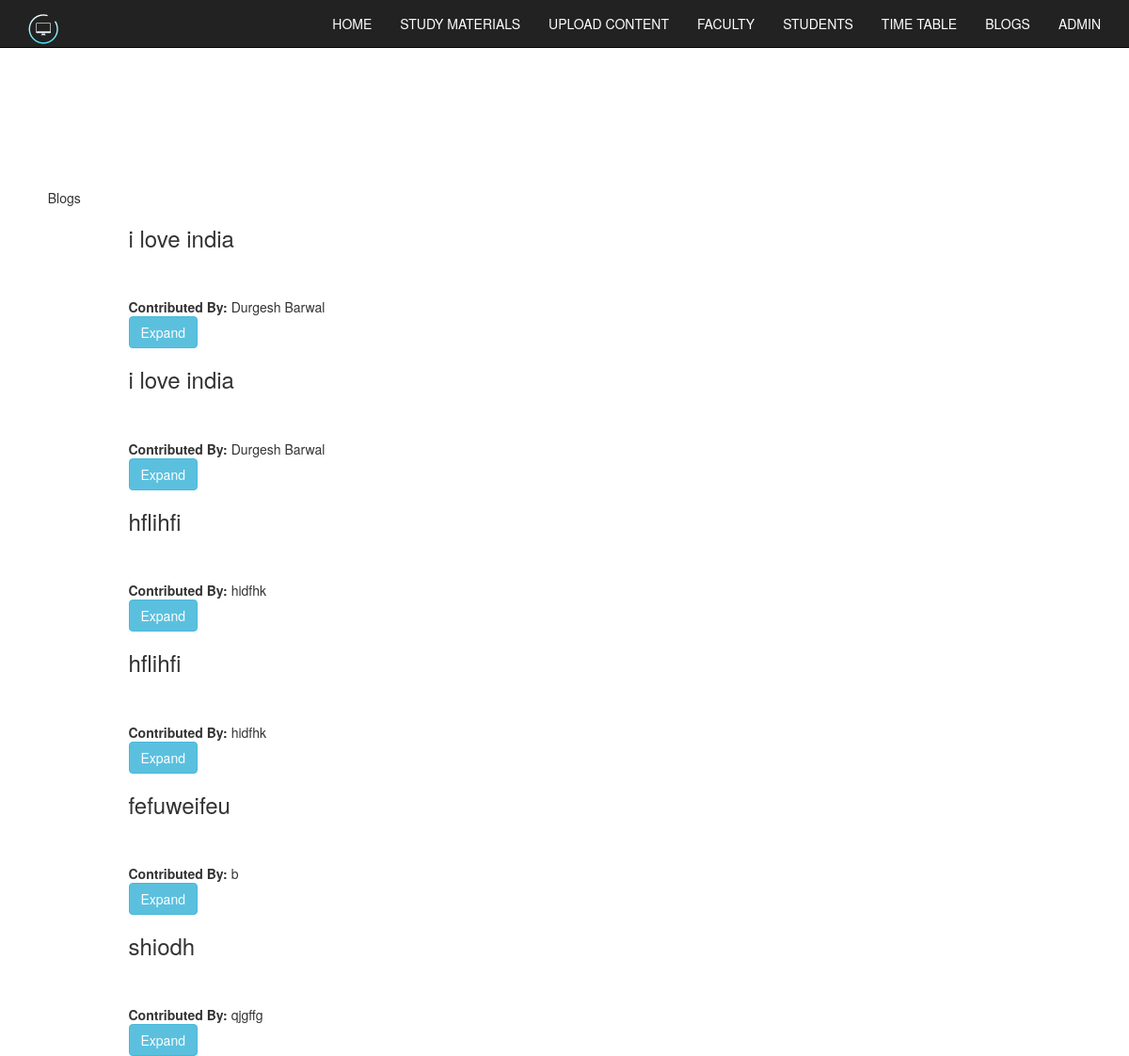
Screenshot of /blog.php with the database file from the repository.
### tables this page shows
CREATE TABLE `bloginsertion` (
  `id` int(50) NOT NULL,
  `date` date NOT NULL,
  `title` varchar(200) NOT NULL,
  `body` text NOT NULL,
  `contribution` varchar(50) NOT NULL
);

### blog.php (the view, shortened to what this page needs)
<!doctype html>
<html>
<head>
	<link rel="stylesheet" href="assets/css/admin.css">
	<link rel="stylesheet" href="slider.css">
    <link href="assets/css/bootstrap.css" rel="stylesheet" />
    <link href="assets/css/font-awesome.min.css" rel="stylesheet" />
    <link href="assets/css/style.css" rel="stylesheet" />
  <link rel="stylesheet" href="https://maxcdn.bootstrapcdn.com/bootstrap/3.3.7/css/bootstrap.min.css">
</head>
<body>
     <header>
    <nav class="navbar navbar-inverse navbar-fixed-top" role="navigation">
        <div class="container">
            <div class="navbar-header">
                <a class="navbar-brand" href="htttp://www.binarytheme.com"><img src="assets/img/CS10.png"  alt="Logo">CS10</a>
            </div>
            <div class="collapse navbar-collapse navbar-ex1-collapse">
                <ul class="nav navbar-nav navbar-right">
                    <li><a href="http://localhost/bs-green-fire/index.php">HOME</a>
                    </li>
                    <li><a href="http://localhost/bs-green-fire/studymaterial.php">STUDY MATERIALS</a>
                    </li>
                    <li><a href="http://localhost/bs-green-fire/datauploadlogin.php">UPLOAD CONTENT</a>
                    </li>
                    <li><a href="faculty.html">FACULTY</a>
                    </li>
                    <li><a href="student list.html">STUDENTS</a>
                    </li>
                    <li><a href="table.html">TIME TABLE</a>
                    </li>
                    <li><a href="http://localhost/bs-green-fire/blog.php">BLOGS</a>
                    </li>
                    <li><a href="http://localhost/bs-green-fire/superadmin.php">ADMIN</a>
                    </li>
                </ul>
            </div>
        </div>
    </nav>
          </header>
	<div class="container">
		<div class="row">
			<div class="col-md-1" align="center" id="login">
				Blogs
			</div>
			<div class="col-md-10" align="center" id="login">
			</div>
			<div class="col-md-1" align="center" id="login">
			</div>
		</div>
	<?php
						$servername = "localhost";
						$username = "root";
						$password = "";
						$dbname = "cs10";
						$conn = new mysqli($servername, $username, $password, $dbname);
						$sql = "SELECT * FROM bloginsertion ORDER BY id DESC";
						$results = $conn->query($sql);
												 if($results->num_rows>0)
												  { $y=0;
													 while($ro = $results->fetch_assoc())
														{
															echo "<div class='row'>";
																echo "<div class='col-md-1' align='center' id='login'>";
																echo"</div>";
																echo "<div class='col-md-10' align='left' id='login'>";
																echo "<b><h3>".$ro["title"]."</h3></b><br>";
																echo "<b>Contributed By: </b>".$ro["contribution"];
																$x="demo".$y;
																echo  "<br><button type='button' class='btn btn-info' data-toggle='collapse' data-target='#$x'>Expand</button>";
																echo"</div>";
															echo "<div class='col-md-1' align='center' id='login'>";
																echo"</div>";
															echo"</div>";
															$y=$y+1;
														}
												  }
												  else
												  {
													  $logerr="No Blog Available";
												  }
		?>
	</div>
</body>
</html>

### assets/css/admin.css (style rules this page uses)
body { padding-top: 200px; }
#login { padding-left: 24px; }

### assets/css/style.css (style rules this page uses)
h1, h2, h3, h4, h5, h6 { font-family: 'Open Sans', sans-serif; }
h3 { line-height:30px; padding-bottom:20px; }
.navbar a { color:#ffffff !important; }
.navbar-header a { color:#ffffff !important; padding-right:100px; }
nav { position: absolute; width: 100%; background: #fff; z-index:99; }
.navbar-inverse { background-color: #27C00A; border-color: #05A250; }

### rows the page displays
bloginsertion: title "i love india", contribution "Durgesh Barwal"
bloginsertion: title "i love india", contribution "Durgesh Barwal"
bloginsertion: title "hflihfi", contribution "hidfhk"
bloginsertion: title "hflihfi", contribution "hidfhk"
bloginsertion: title "fefuweifeu", contribution "b"
bloginsertion: title "shiodh", contribution "qjgffg"
